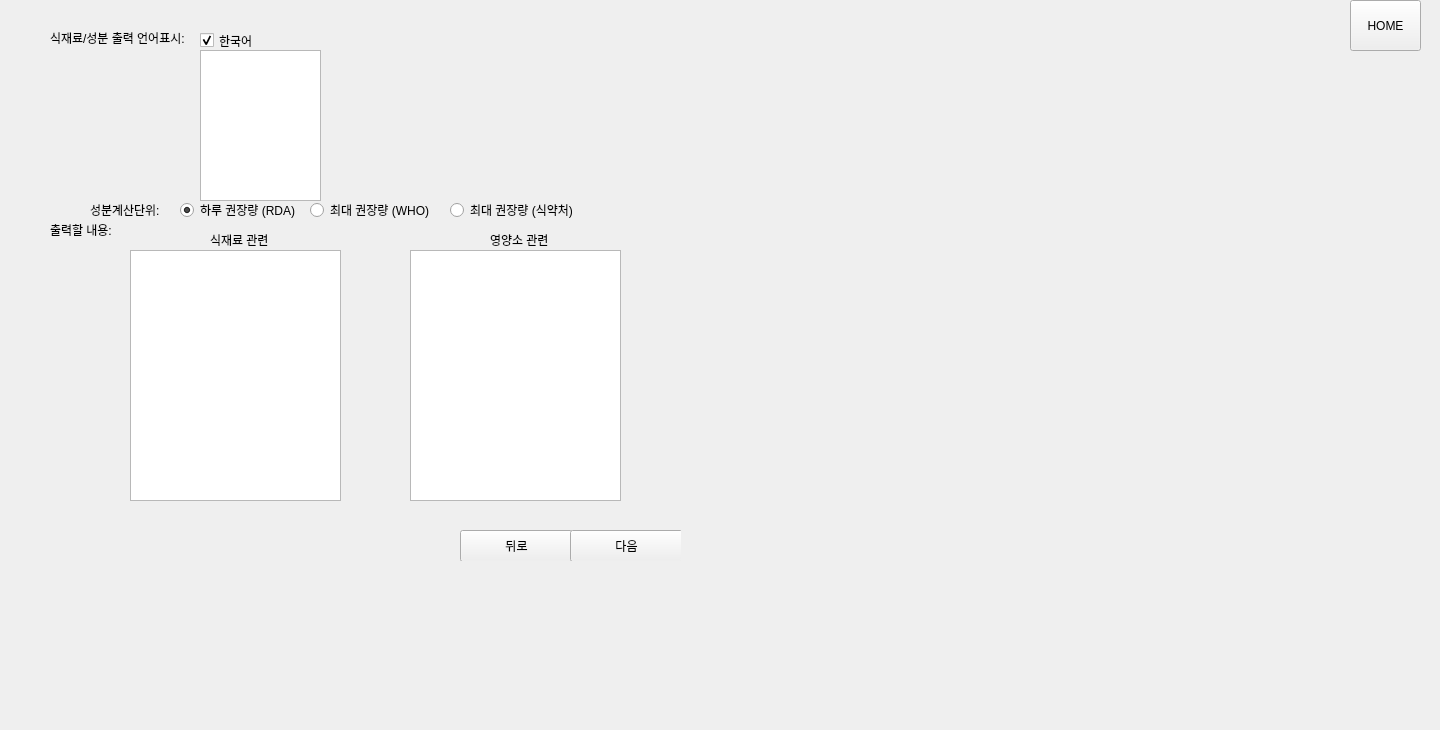
      <widget class="QWidget" name="page_11">
       <widget class="QWidget" name="widget_10" native="true">
        <property name="geometry">
         <rect>
          <x>10</x>
          <y>0</y>
          <width>1421</width>
          <height>721</height>
         </rect>
        </property>
        <widget class="QLabel" name="label_71">
         <property name="geometry">
          <rect>
           <x>40</x>
           <y>30</y>
           <width>151</width>
           <height>16</height>
          </rect>
         </property>
         <property name="text">
          <string>식재료/성분 출력 언어표시:</string>
         </property>
        </widget>
        <widget class="QLabel" name="label_72">
         <property name="geometry">
          <rect>
           <x>40</x>
           <y>220</y>
           <width>71</width>
           <height>20</height>
          </rect>
         </property>
         <property name="text">
          <string>출력할 내용:</string>
         </property>
        </widget>
        <widget class="QCheckBox" name="ckBox_KoreanLang_11">
         <property name="geometry">
          <rect>
           <x>190</x>
           <y>30</y>
           <width>128</width>
           <height>21</height>
          </rect>
         </property>
         <property name="text">
          <string>한국어</string>
         </property>
         <property name="checked">
          <bool>true</bool>
         </property>
        </widget>
        <widget class="QListWidget" name="listWidget_langToPrint_11">
         <property name="geometry">
          <rect>
           <x>190</x>
           <y>50</y>
           <width>121</width>
           <height>151</height>
          </rect>
         </property>
        </widget>
        <widget class="QListWidget" name="listWidget_nutrients_11">
         <property name="geometry">
          <rect>
           <x>400</x>
           <y>250</y>
           <width>211</width>
           <height>251</height>
          </rect>
         </property>
        </widget>
        <widget class="QLabel" name="label_77">
         <property name="geometry">
          <rect>
           <x>480</x>
           <y>230</y>
           <width>71</width>
           <height>20</height>
          </rect>
         </property>
         <property name="text">
          <string>영양소 관련</string>
         </property>
        </widget>
        <widget class="QListWidget" name="listWidget_ingredients_11">
         <property name="geometry">
          <rect>
           <x>120</x>
           <y>250</y>
           <width>211</width>
           <height>251</height>
          </rect>
         </property>
        </widget>
        <widget class="QLabel" name="label_78">
         <property name="geometry">
          <rect>
           <x>200</x>
           <y>230</y>
           <width>71</width>
           <height>20</height>
          </rect>
         </property>
         <property name="text">
          <string>식재료 관련</string>
         </property>
        </widget>
        <widget class="QPushButton" name="btn_home_11">
         <property name="geometry">
          <rect>
           <x>1340</x>
           <y>0</y>
           <width>71</width>
           <height>51</height>
          </rect>
         </property>
         <property name="text">
          <string>HOME</string>
         </property>
        </widget>
        <widget class="QWidget" name="widget_12" native="true">
         <property name="geometry">
          <rect>
           <x>300</x>
           <y>520</y>
           <width>371</width>
           <height>41</height>
          </rect>
         </property>
         <widget class="QPushButton" name="btn_back_11">
          <property name="geometry">
           <rect>
            <x>150</x>
            <y>10</y>
            <width>113</width>
            <height>32</height>
           </rect>
          </property>
          <property name="text">
           <string>뒤로</string>
          </property>
         </widget>
         <widget class="QPushButton" name="btn_PRINT_11">
          <property name="geometry">
           <rect>
            <x>260</x>
            <y>10</y>
            <width>113</width>
            <height>32</height>
           </rect>
          </property>
          <property name="text">
           <string>다음</string>
          </property>
         </widget>
        </widget>
        <widget class="QLabel" name="label_57">
         <property name="geometry">
          <rect>
           <x>80</x>
           <y>200</y>
           <width>91</width>
           <height>20</height>
          </rect>
         </property>
         <property name="text">
          <string>성분계산단위:</string>
         </property>
        </widget>
        <widget class="QRadioButton" name="radioBtn_RDA_11">
         <property name="geometry">
          <rect>
           <x>170</x>
           <y>200</y>
           <width>131</width>
           <height>20</height>
          </rect>
         </property>
         <property name="text">
          <string>하루 권장량 (RDA)</string>
         </property>
         <property name="checked">
          <bool>true</bool>
         </property>
        </widget>
        <widget class="QRadioButton" name="radioButton_WHO_11">
         <property name="geometry">
          <rect>
           <x>300</x>
           <y>200</y>
           <width>131</width>
           <height>20</height>
          </rect>
         </property>
         <property name="text">
          <string>최대 권장량 (WHO)</string>
         </property>
        </widget>
        <widget class="QRadioButton" name="radioButton_FDA_11">
         <property name="geometry">
          <rect>
           <x>440</x>
           <y>200</y>
           <width>131</width>
           <height>20</height>
          </rect>
         </property>
         <property name="text">
          <string>최대 권장량 (식약처)</string>
         </property>
        </widget>
       </widget>
      </widget>
